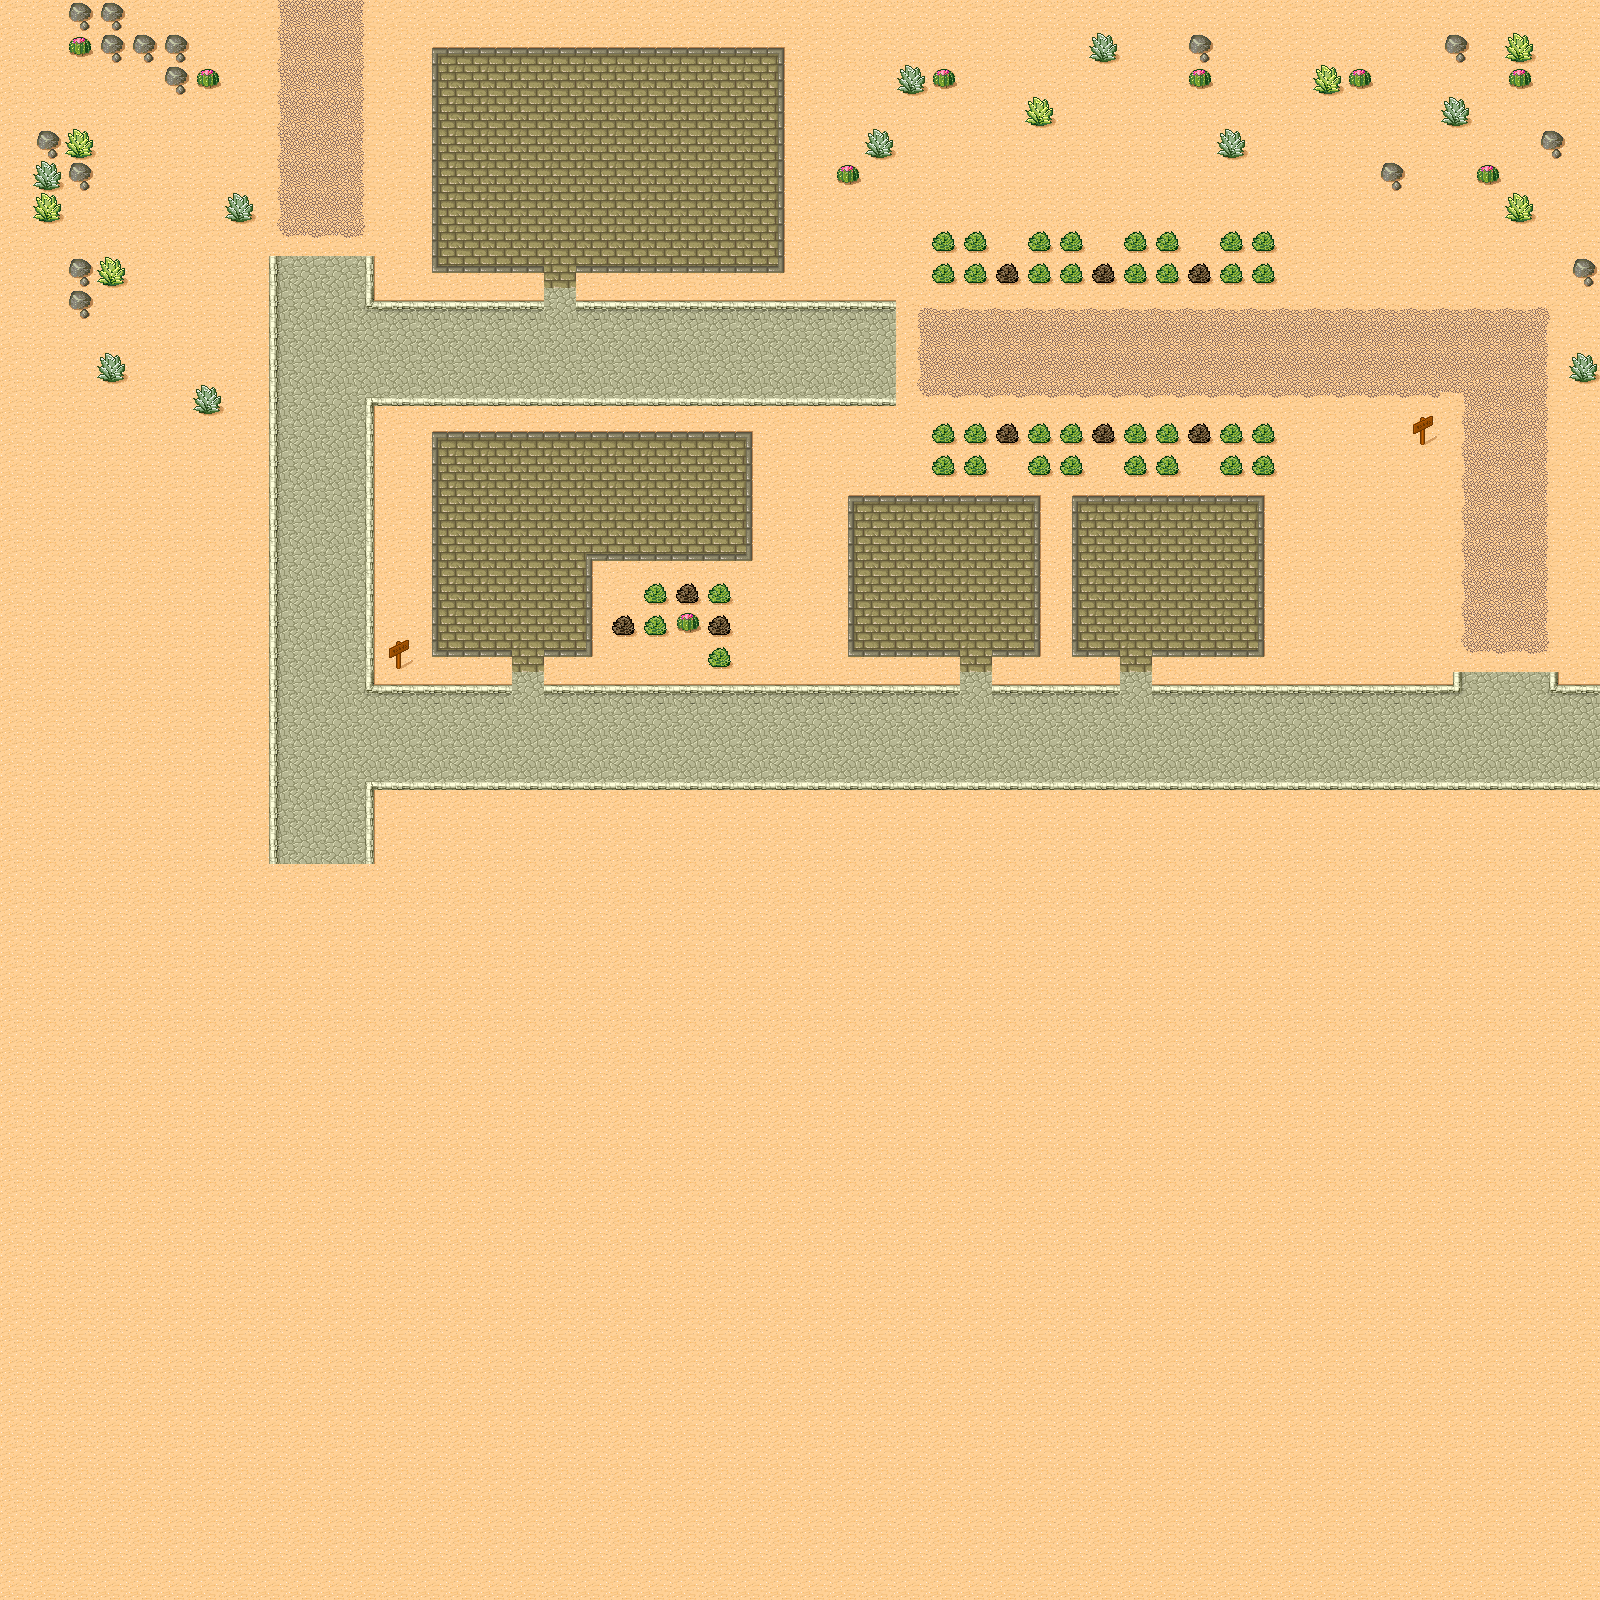

This game map was drawn from its Tiled (.tmx) file and the tilesets committed beside it. A one-line description and the trimmed map source follow:
An orthogonal 50x50 tile map with 32x32 px tiles, 1 tile layer (Background).

<map version="1.0" orientation="orthogonal" width="50" height="50" tilewidth="32" tileheight="32">
 <tileset firstgid="1" name="tmw_desert_spacing" tilewidth="32" tileheight="32" spacing="1" margin="1">
  <image source="tmw_desert_spacing.png" width="265" height="199" />
 </tileset>
 <layer name="Background" width="50" height="50">
  <data>[2500 cells, 2500 non-empty, 36 distinct tile ids]</data>
 </layer>
</map>
